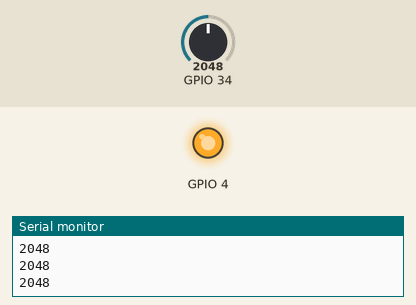
Recording of a sketch running on a simulated ESP32. Parts: output pins drawn as LEDs (lit = HIGH), the last lines printed to the serial monitor. Inputs (shaded band) come from the test bench; at power-on: GPIO 34 = 2048.

Above: at 1.2 s.
1.3 s: GPIO 34 set to 156
2.8 s: GPIO 34 set to 138
At 3.7 s:
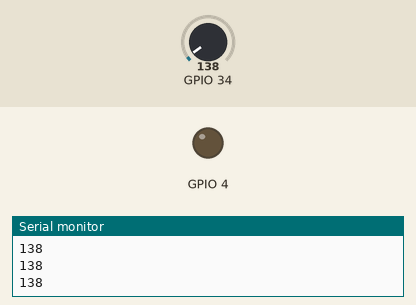
4.3 s: GPIO 34 set to 491
At 4.9 s:
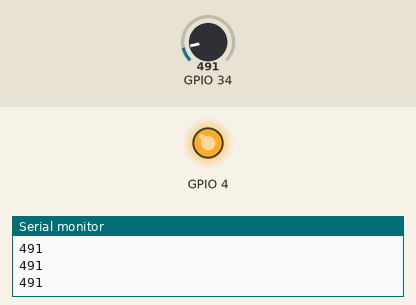
5.8 s: GPIO 34 set to 110
At 6.1 s:
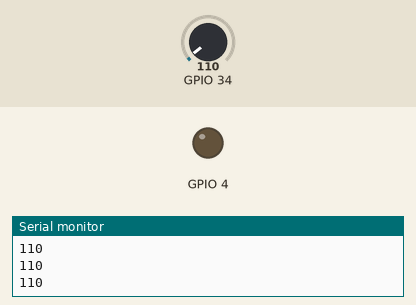
Timing chart, 0 to 8.3 s (numbered marks = the images above; inputs shaded):
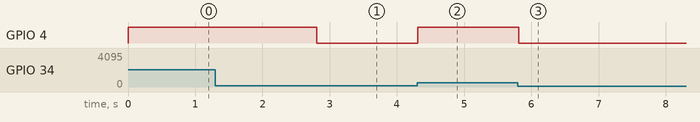

Measured:
- the behaviour switches between 150 and 149 on GPIO 34 (found by bisection; images 0 and 1)
- after the input at 2.8 s, GPIO 4: HIGH → LOW at once
- after the input at 4.3 s, GPIO 4: LOW → HIGH at once
- after the input at 5.8 s, GPIO 4: HIGH → LOW at once

The sketch:

POTENTIOMETER.ino
```cpp
void setup() {
  // put your setup code here, to run once:
  pinMode(4,OUTPUT);
pinMode(34,INPUT);
Serial.begin(115200);

}

void loop() {
  int a=analogRead(34);
  Serial.println(a);
  // put your main code here, to run repeatedly:  int a=digitalRead(5);
  if(a>=150)
  {

  digitalWrite(4,HIGH);
  delay(100);
  }

  else
  {
  digitalWrite(4,LOW);
  delay(100);
  }


}
```
